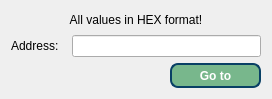
<?xml version="1.0" encoding="UTF-8"?>
<ui version="4.0">
 <class>DialogSetAddr</class>
 <widget class="QDialog" name="DialogSetAddr">
  <property name="geometry">
   <rect>
    <x>0</x>
    <y>0</y>
    <width>272</width>
    <height>99</height>
   </rect>
  </property>
  <property name="windowTitle">
   <string>Goto address</string>
  </property>
  <property name="windowIcon">
   <iconset resource="recource.qrc">
    <normaloff>:/res/img/write64.png</normaloff>:/res/img/write64.png</iconset>
  </property>
  <layout class="QVBoxLayout" name="verticalLayout">
   <item>
    <widget class="QLabel" name="label_2">
     <property name="text">
      <string>All values in HEX format!</string>
     </property>
     <property name="alignment">
      <set>Qt::AlignCenter</set>
     </property>
    </widget>
   </item>
   <item>
    <layout class="QFormLayout" name="formLayout">
     <property name="horizontalSpacing">
      <number>13</number>
     </property>
     <item row="0" column="0">
      <widget class="QLabel" name="label">
       <property name="text">
        <string>Address:</string>
       </property>
      </widget>
     </item>
     <item row="0" column="1">
      <widget class="QLineEdit" name="lineEditStart">
       <property name="minimumSize">
        <size>
         <width>120</width>
         <height>0</height>
        </size>
       </property>
       <property name="font">
        <font>
         <weight>75</weight>
         <bold>true</bold>
        </font>
       </property>
       <property name="styleSheet">
        <string notr="true"/>
       </property>
      </widget>
     </item>
    </layout>
   </item>
   <item>
    <layout class="QFormLayout" name="formLayout_2">
     <property name="horizontalSpacing">
      <number>31</number>
     </property>
     <property name="verticalSpacing">
      <number>9</number>
     </property>
     <item row="0" column="1">
      <widget class="QPushButton" name="pushButton">
       <property name="minimumSize">
        <size>
         <width>90</width>
         <height>25</height>
        </size>
       </property>
       <property name="styleSheet">
        <string notr="true">QPushButton{
color: rgb(255, 255, 255);
background-color: rgb(120, 183, 140);
border-radius: 20px;
border: 2px solid #094065;border-radius:8px;font-weight:600;
}
QPushButton::pressed{background-color: rgb(115, 210, 22);}</string>
       </property>
       <property name="text">
        <string>Go to</string>
       </property>
      </widget>
     </item>
     <item row="0" column="0">
      <spacer name="horizontalSpacer">
       <property name="orientation">
        <enum>Qt::Horizontal</enum>
       </property>
       <property name="sizeHint" stdset="0">
        <size>
         <width>128</width>
         <height>20</height>
        </size>
       </property>
      </spacer>
     </item>
    </layout>
   </item>
  </layout>
 </widget>
 <resources>
  <include location="recource.qrc"/>
 </resources>
 <connections/>
</ui>
